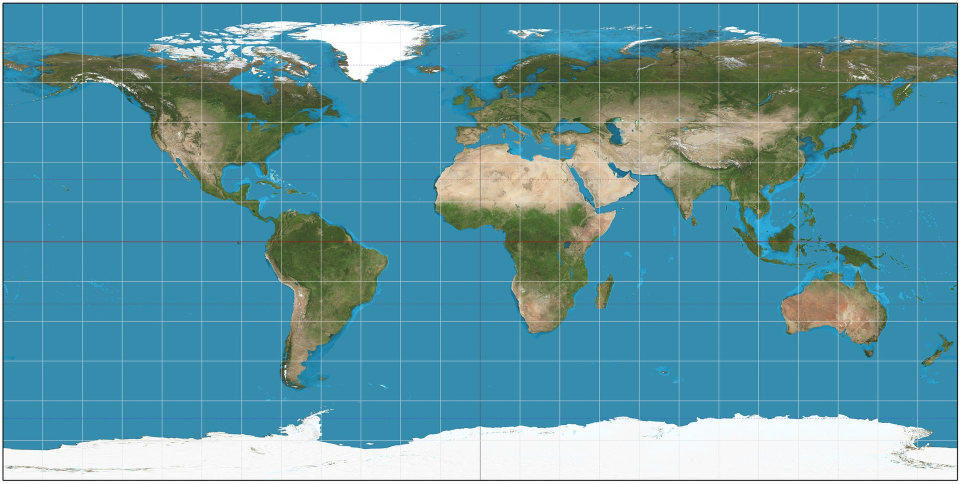
#> input picture map.jpg, 1920 x 967 px (shown at 1/2 size)
$ jupyter execute --allow-errors GNSS.ipynb   (shell and % lines are left out)
#> lines starting #> are read from the running program, lines starting #| are printed output that depends on the picture
# Fonctions terminées

Afin d'installer la bibliothèque openCV il faut lancer le code suivant:

pip install opencv-python

[cell 1]
# Libraries

import gzip
import requests
import shutil
import os
import zipfile
import tarfile
import numpy as np
import matplotlib.pyplot as plt
import cv2
from datetime import datetime
from datetime import timedelta

[cell 2]
# ARCHIVE EXTENSIONS
ZIP_EXTENSION = ".zip"
TAR_EXTENSION = ".tar"
TAR_GZ_EXTENSION = ".tar.gz"
TGZ_EXTENSION = ".tgz"
GZ_EXTENSION = ".gz"

EMPTY_URL_ERROR = "ERROR: URL should not be empty."
FILENAME_ERROR = "ERROR: Filename should not be empty."
UNKNOWN_FORMAT = "ERROR: Unknown file format. Can't extract."

# [100 lines left out: functions download_dataset, extract_file, silent_download_dataset, get_filename, not called in this run]

def get_file_location(target_path, filename):
	""" Concatenate download directory and filename"""
	return target_path + filename

#> (a cell that did not finish here is left out)

[cell 4]
def build_url(data, forecast, date):

  """
  renvoie l'url correspondant en fonction des données et de la date demandées.
  on exploite la structure des url fournissant les données qui est très expicite et facilement reproductible


  data: int, 0 pour PLL error et 1 pour lost-of-lock probability
  forecast: int, 0 pour nowcasting et 1 pour forecast
  #year, string de longueur 4
  month, doy, day, hour, min, string de longueur 2


  """

  year = date.strftime('%Y')
  month = date.strftime('%m')
  day = date.strftime('%d')
  doy = date.strftime('%j')
  hour = date.strftime('%H')
  min = date.strftime('%M')

  url_root = 'https://ionospheric-prediction.jrc.ec.europa.eu/products/Ionosphere/RPF3/'

  url_date1 = year + '/' + doy + '/'
  datanames = [['RPF3_PE-NOWGLOA_','RPF3_LLP-NOWGLOA_'],['RPF3_PE-LTF24HGLOA_','RPF3_LLP-LTF24HGLOA_']]
  url_data = datanames[forecast][data]
  url_date2 = year[2:] + month + day
  url = url_root + url_date1 + url_data + url_date2 + hour + min + '00.gz'
  return(url)

# [31 lines left out: functions get_last_url, print_last_data, not called in this run]

[cell 5]
def get_last_url2(data, forecast):

  """
  Fonction similaire à get_last_url2 mais on exploite le fait que les données soient publiées à intervalles presques réguliers
  de +- 30 min, afin de trouver beaucoup plus vite le premier url valide.

  On fait une distinction de cas si on cherche un forecast car les datas ne sont pas publiées à la même heure
  """


  statut = 404
  date = datetime.utcnow()
  i = 0;

  m = date.minute

  if forecast:
    date = date-timedelta(minutes=m)+timedelta(days=1)-timedelta(hours=date.hour%3)


    while statut != 200:
      url = build_url(data,forecast,date)
      statut = requests.get(url).status_code
      date = date-timedelta(hours=3)


  else:
    if m>=43:
      dt = m-43
    elif m>=13:
      dt = m-13
    else:
      dt = m+17

    date = date-timedelta(minutes=dt)


    while statut != 200:
      url = build_url(data,forecast,date)
      statut = requests.get(url).status_code
      date = date-timedelta(minutes=1)

      if statut==200:
        return(url)

      url = build_url(data,forecast,date)
      statut = requests.get(url).status_code
      date = date-timedelta(minutes=29)

  return(url)

def print_last_data2(data, forecast):
  url = get_last_url2(data,forecast)
  array = read_url(url)

  dataname= ['Scintillation impact on positioning error ', 'Lost-of-lock probability ']
  forecastname= ['nowcasting, ','forecast, ']
  txt = '20'+url[-15:-13]+'-'+url[-13:-11]+'-'+url[-11:-9]+' at '+url[-9:-7]+':'+url[-7:-5]

  plt.figure()
  plt.imshow(array)
  plt.title(dataname[data]+forecastname[forecast]+txt)
  plt.colorbar()

#> (a cell that did not finish here is left out)

#> (a cell that did not finish here is left out)

[cell 8]
# [25 lines left out: function recalibration, not called in this run]

def last_GNSS_index(forecast):

  """
  Permet d'afficher le dernier indice GNSS

  """


  url1 = get_last_url2(1,forecast)

  P = read_url(url1)
  R = read_url(get_last_url2(0,forecast))

  str_date = "le "+url1[-11:-9]+"/"+url1[-13:-11]+"/20"+url1[-15:-13]+' à '+ url1[-9:-7]+':'+url1[-7:-5]

  P2 = average_map(P)
  R2 = average_map(R)

  im = cv2.imread("map.jpg")
  map = cv2.cvtColor(im, cv2.COLOR_BGR2RGB)

  I2 = average2(adapt_res(indice1(P2, R2, 0.5), map))

  I3 = recalibration(I2)

  print(I3)

#> (a cell that did not finish here is left out)

# Exploitation donnée (à ne pas relancer)

[cell 10]
def initiate_folders():

    """
    Fonction qui créé les dossiers pour le téléchargement des données


    """

    d1 = datetime.utcnow()
    d2 = d1 - timedelta(days=1095)

    #initialisation des fichiers

    time = d1

    parent_dir = 'GNNS_index_data/'

    while time>d2:

        path = parent_dir + time.strftime("%Y/%m_%b")

        if not os.path.exists(path):

            os.makedirs(path)

        time = time - timedelta(days=1)

[cell 11]
initiate_folders()

[cell 12]
def download_GNSS_data(date1, date2):

    """
    Fonction très importante qui permet de télécharger toutes les données que l'on peut trouver entre
    les datetime date1 et date2, en les rangeant dans des fichiers csv avec un fichier csv par jour, dans les dossiers
    mois et années appropriés.

    """

    time = date1
    parent_dir = 'GNNS_index_data/'
    temp_datas = np.zeros((50,3))

    m = time.minute
    d = time.day

    im = cv2.imread("map.jpg")
#> im is the input picture: shape (967, 1920, 3); mean B, G, R 163.2, 150.3, 95.2
    map = cv2.cvtColor(im, cv2.COLOR_BGR2RGB)

    if m>=43:
        dt = m-43
    elif m>=13:
        dt = m-13
    else:
        dt = m+17

    time = time-timedelta(minutes=dt)

    i=0
    j=0
    deltaT = [1,29]

    statut = 404

    while time>date2:

        url1 = build_url(0,0,time)
        url2 = build_url(1,0,time)
        statut = requests.get(url1).status_code

        if statut == 200:

            #print(url2)
            #print(url1)

            P = silent_read_url(url2)
            R = silent_read_url(url1)

            #plt.figure()
            #plt.imshow(P)

            #plt.colorbar()
            P2 = average_map(P)
            R2 = average_map(R)  #on exclue les valeurs absurdes que l'ont peut rencontrer et qui fausse les calculs
            I = indice2(P2, R2, 0.5)

            path = parent_dir + time.strftime("%Y/%m_%b/")
            filename = time.strftime("%d")+'.csv'


            if (time-timedelta(minutes=deltaT[(j+1)%2])).day != d:     #si le jour change après la prochaine itération, on sauvegarde les données
                np.savetxt(path+filename,temp_datas, delimiter = ';')
                temp_datas = np.zeros((50,3))
                d = time.day
                i=0

            temp_datas[i,0] = time.hour
            temp_datas[i,1] = time.minute
            temp_datas[i,2] = average2(I)
            i = i + 1

            print("indice global",average2(I))

            filepath1 = "temp_data/" + url1[82:-3]
            filepath2 = "temp_data/" + url2[82:-3]

            os.remove(filepath1+'.dat')
            os.remove(filepath2+'.dat')
            os.remove(filepath1+'.gz')
            os.remove(filepath2+'.gz')

        statut=404
        time = time-timedelta(minutes=deltaT[j%2])
        j=j+1

[cell 13]
# datetime.fromisoformat('2011-11-04T00:05:23') comment initialiser une date fixe

#date1 = datetime.utcnow()
#date2 = datetime.fromisoformat('2023-02-28T00:00:00')

"""
Exemple de code qui tourne entre deux dates.

on doit les 'sauter' à la main pour continuer le téléchargement des données: exemple le 28 mars buggue et fait stopper la boucle,
on la reprend le 27 mars.
"""
date1 = datetime.fromisoformat('2022-03-01T00:00:01')
date2 = datetime.fromisoformat('2022-02-15T00:00:00')

download_GNSS_data(date1,date2)
#> (the call stopped at in download_GNSS_data, `statut = requests.get(url1).status_code`: the network is not available in this run)

# Calibration indice

[cell 14]
"""
Les trois cellules qui suivent ne sont pas très sympa à comprendre mais en fait on reparcours juste tous les csv
disponibles pour concaténer les données d'indice dispo en un seul vecteur que l'on appelle indices

"""

root = 'GNNS_index_data'
dir_1 = os.listdir(root)
n1 = len(dir_1)
dir_2 = []
dir_3 = []

for dirs in dir_1:
    dir_2.append(os.listdir(root+'/'+dirs))

[cell 15]
for i in range(len(dir_2)):
    list_mo = dir_2[i]
    list_temp = []
    for mo in list_mo:
        list_temp.append(os.listdir(root+'/'+dir_1[i]+'/'+mo))

    dir_3.append(list_temp)

list_dir_final = []
for i in range (len(dir_1)):
    list_mo = dir_2[i]
    for j in range (len(list_mo)):
        mo = list_mo[j]
        list_da = dir_3[i][j]
        for da in list_da:
            list_dir_final.append(root+'/'+dir_1[i]+'/'+mo+'/'+da)

[cell 16]
total_array = np.zeros((1,3))
for dir in list_dir_final:
    partial_array = np.genfromtxt(dir, delimiter = ';')
    total_array = np.concatenate((total_array, partial_array))

print(total_array.shape)
indices = total_array[:,2]
indices = indices[total_array[:,0] != 0]
print(indices.shape)

[cell 17]
"Une fois qu'on a un notre array avec toutes les données on peut commencer à faire les histogrammes"

a = plt.hist(indices, bins=np.linspace(0,1,1000))
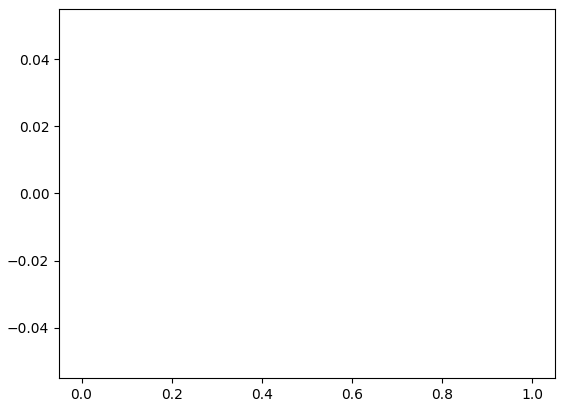
#> figure drawn by matplotlib, 1 panel

[cell 18]
"""Ce qui nous intéresse dans notre cas c'est l'histogramme cumulatif normé qui nous permet de voir
quand on est dans les cas typiques ou vraiment dans les pires cas
"""


hist = np.array(a[0])
bins = np.array(a[1])

cumul_hist = np.zeros(hist.shape)
S=0

for i in range(len(hist)):
    S = S + hist[i]
    cumul_hist[i] = S

cumul_hist_norm = cumul_hist/sum(hist)

[cell 19]
plt.plot(bins[1:], cumul_hist_norm)
plt.title('Histogramme cumulatif normé')
plt.xlabel('Valeurs de I2')
plt.ylabel('Proportion des cas où I2 est supérieur à cette valeur')
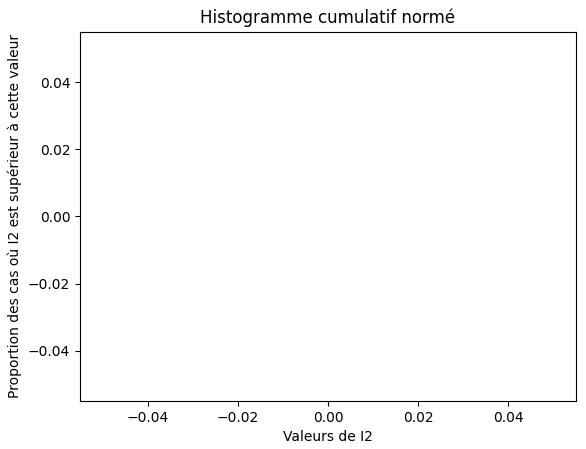
#> figure drawn by matplotlib, 1 panel

[cell 20]
"""
Permet d'afficher simplement et explicitement les seuils qui vont être réutilisés dans la fonction recalibration
"""


#> (the rest of this cell did not finish here and is left out)

# Test Divers

[cell 21]
last_GNSS_index(0)
#> (the call stopped at in get_last_url2, `statut = requests.get(url).status_code`: the network is not available in this run)

[cell 22]
print_last_data2(0,0)
#> (the call stopped at in get_last_url2, `statut = requests.get(url).status_code`: the network is not available in this run)

#> (a cell that did not finish here is left out)

[cell 24]
forecast=0
#> (the rest of this cell did not finish here and is left out)
